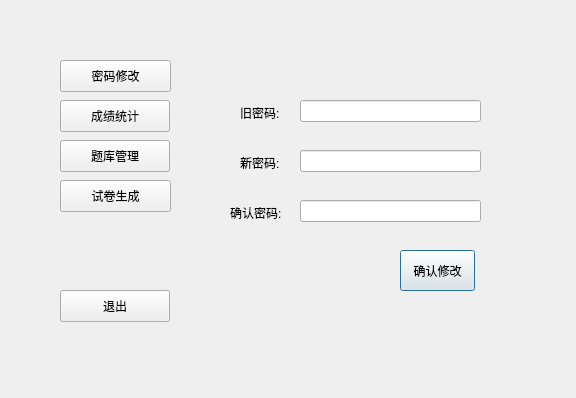
<?xml version="1.0" encoding="UTF-8"?>
<ui version="4.0">
 <class>mainwidget2</class>
 <widget class="QDialog" name="mainwidget2">
  <property name="geometry">
   <rect>
    <x>0</x>
    <y>0</y>
    <width>576</width>
    <height>398</height>
   </rect>
  </property>
  <property name="windowTitle">
   <string>Dialog</string>
  </property>
  <widget class="QPushButton" name="exampaper">
   <property name="geometry">
    <rect>
     <x>60</x>
     <y>60</y>
     <width>111</width>
     <height>32</height>
    </rect>
   </property>
   <property name="focusPolicy">
    <enum>Qt::NoFocus</enum>
   </property>
   <property name="text">
    <string>密码修改</string>
   </property>
  </widget>
  <widget class="QPushButton" name="pwdchange">
   <property name="geometry">
    <rect>
     <x>60</x>
     <y>180</y>
     <width>111</width>
     <height>32</height>
    </rect>
   </property>
   <property name="focusPolicy">
    <enum>Qt::NoFocus</enum>
   </property>
   <property name="text">
    <string>试卷生成</string>
   </property>
  </widget>
  <widget class="QPushButton" name="quesmanage">
   <property name="geometry">
    <rect>
     <x>60</x>
     <y>140</y>
     <width>110</width>
     <height>32</height>
    </rect>
   </property>
   <property name="focusPolicy">
    <enum>Qt::NoFocus</enum>
   </property>
   <property name="text">
    <string>题库管理</string>
   </property>
  </widget>
  <widget class="QPushButton" name="historygrade">
   <property name="geometry">
    <rect>
     <x>60</x>
     <y>100</y>
     <width>110</width>
     <height>32</height>
    </rect>
   </property>
   <property name="focusPolicy">
    <enum>Qt::NoFocus</enum>
   </property>
   <property name="text">
    <string>成绩统计</string>
   </property>
  </widget>
  <widget class="QStackedWidget" name="stackedWidget">
   <property name="geometry">
    <rect>
     <x>200</x>
     <y>50</y>
     <width>341</width>
     <height>291</height>
    </rect>
   </property>
   <property name="currentIndex">
    <number>0</number>
   </property>
   <widget class="QWidget" name="pwd">
    <widget class="QLineEdit" name="newpwd">
     <property name="geometry">
      <rect>
       <x>100</x>
       <y>100</y>
       <width>181</width>
       <height>22</height>
      </rect>
     </property>
    </widget>
    <widget class="QLabel" name="oldpwdl">
     <property name="geometry">
      <rect>
       <x>40</x>
       <y>53</y>
       <width>56</width>
       <height>20</height>
      </rect>
     </property>
     <property name="text">
      <string>旧密码:</string>
     </property>
    </widget>
    <widget class="QLabel" name="newpwdl">
     <property name="geometry">
      <rect>
       <x>40</x>
       <y>103</y>
       <width>56</width>
       <height>20</height>
      </rect>
     </property>
     <property name="text">
      <string>新密码:</string>
     </property>
    </widget>
    <widget class="QLineEdit" name="oldpwd">
     <property name="geometry">
      <rect>
       <x>100</x>
       <y>50</y>
       <width>181</width>
       <height>22</height>
      </rect>
     </property>
    </widget>
    <widget class="QLabel" name="confirmpwdl">
     <property name="geometry">
      <rect>
       <x>30</x>
       <y>153</y>
       <width>56</width>
       <height>20</height>
      </rect>
     </property>
     <property name="text">
      <string>确认密码:</string>
     </property>
    </widget>
    <widget class="QLineEdit" name="confirmpwd">
     <property name="geometry">
      <rect>
       <x>100</x>
       <y>150</y>
       <width>181</width>
       <height>22</height>
      </rect>
     </property>
    </widget>
    <widget class="QPushButton" name="confirm">
     <property name="geometry">
      <rect>
       <x>200</x>
       <y>200</y>
       <width>75</width>
       <height>41</height>
      </rect>
     </property>
     <property name="text">
      <string>确认修改</string>
     </property>
    </widget>
   </widget>
   <widget class="QWidget" name="history">
    <widget class="QLabel" name="historyl">
     <property name="geometry">
      <rect>
       <x>30</x>
       <y>13</y>
       <width>71</width>
       <height>20</height>
      </rect>
     </property>
     <property name="text">
      <string>历史成绩:</string>
     </property>
    </widget>
    <widget class="QPushButton" name="search">
     <property name="geometry">
      <rect>
       <x>220</x>
       <y>250</y>
       <width>71</width>
       <height>21</height>
      </rect>
     </property>
     <property name="text">
      <string>查询</string>
     </property>
    </widget>
    <widget class="QLineEdit" name="studentid">
     <property name="geometry">
      <rect>
       <x>90</x>
       <y>250</y>
       <width>113</width>
       <height>20</height>
      </rect>
     </property>
    </widget>
    <widget class="QTableView" name="tableView">
     <property name="geometry">
      <rect>
       <x>30</x>
       <y>30</y>
       <width>281</width>
       <height>211</height>
      </rect>
     </property>
    </widget>
    <widget class="QLabel" name="label">
     <property name="geometry">
      <rect>
       <x>40</x>
       <y>250</y>
       <width>56</width>
       <height>21</height>
      </rect>
     </property>
     <property name="text">
      <string>学生ID:</string>
     </property>
    </widget>
   </widget>
  </widget>
  <widget class="QPushButton" name="pushButton">
   <property name="geometry">
    <rect>
     <x>60</x>
     <y>290</y>
     <width>110</width>
     <height>32</height>
    </rect>
   </property>
   <property name="focusPolicy">
    <enum>Qt::NoFocus</enum>
   </property>
   <property name="text">
    <string>退出</string>
   </property>
  </widget>
 </widget>
 <resources/>
 <connections/>
</ui>
